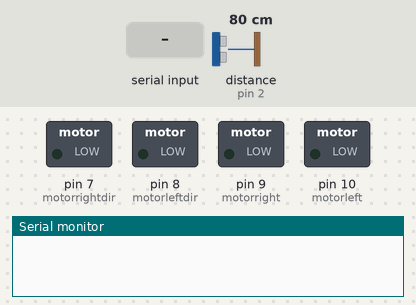
A sketch run on a simulated Arduino Uno, built with avr-gcc and run on an emulated ATmega328P. Parts: switched loads named in the sketch (green lamp = pin HIGH), the last lines printed to the serial monitor. Inputs (shaded band) come from the test bench; at power-on: distance to the obstacle (sensor on pin 2) 80 cm. The echo pulse lasts 58.3 µs per cm; pins used as bus, display or sensor lines are not drawn.

Above: at 1.2 s.
1.3 s: "E" received over Serial
At 2.2 s:
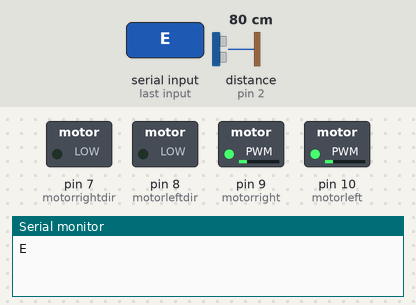
2.8 s: distance to the obstacle (sensor on pin 2) set to 87 cm
At 4.8 s:
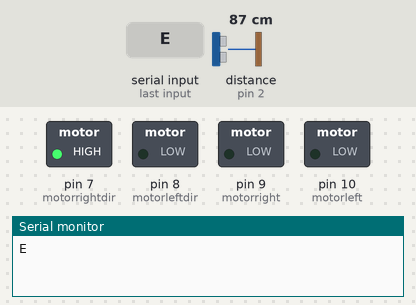
5.8 s: "G" received over Serial
At 10.1 s:
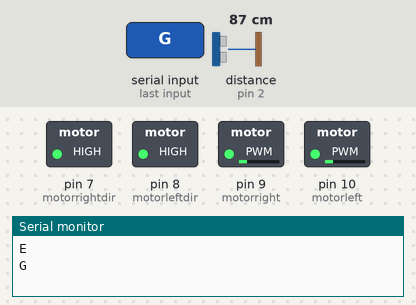
Timing chart, 0 to 13.4 s (numbered marks = the images above; inputs shaded):
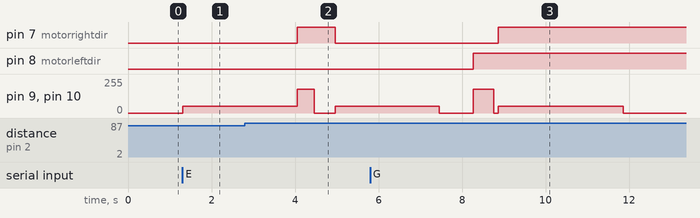

Measured:
- the behaviour switches between 81 and 82 cm on distance to the obstacle (sensor on pin 2) (found by bisection; images 1 and 2)
- after the input at 1.3 s, pin 9 (motorright), pin 10 (motorleft): 0/255 → 50/255 at once
- after the input at 2.8 s, pin 7 (motorrightdir): LOW → HIGH after 1.3 s, → LOW 0.90 s later; pin 9 (motorright), pin 10 (motorleft): 50/255 → 180/255 after 1.3 s, → 0/255 0.40 s later, → 50/255 0.50 s later
- after the input at 5.8 s, pin 7 (motorrightdir): LOW → HIGH after 3.1 s; pin 8 (motorleftdir): LOW → HIGH after 2.5 s

The sketch:

bluetooth_park.ino
```cpp
/*
 * A finite state machine controlling the execution of parallel, forward or reverse parks using the Pololu
 * Zumo rover, a HM-10 bluetooth module and a BLE Joystick app for IOS. This program has been adapted from
 * code used in the Zumo based labs.
 * Author: Chloe Hulme
 * BLE Joystick app (IOS): https://apps.apple.com/us/app/ble-joystick/id1098200556
 */

// defines pins numbers
const int echoPinLeft = 5;
const int trigPinLeft = 6;

const int echoPinFront = 11;
const int trigPinFront = 12;

const int echoPinRight = 2;
const int trigPinRight = 4;

// defines variables
long duration;
int distance;

int motorright = 9;
int motorrightdir  = 7;
int motorleft = 10;
int motorleftdir  = 8;

int right;
int front;
int left;

// parking type
String parking_type = "none";

// states in finite state machine, handled in loop()
enum State {
    STATE_SELECT_PARK_TYPE = 0,
    STATE_EXECUTE_FORWARD,
    STATE_EXECUTE_REVERSE,
    STATE_EXECUTE_PARALLEL
};

// initialise to first state
State state = STATE_SELECT_PARK_TYPE;

void setup() {
  pinMode(motorright, OUTPUT);
  pinMode(motorleft, OUTPUT);
  pinMode(motorrightdir, OUTPUT);
  pinMode(motorleftdir, OUTPUT);

  pinMode(trigPinLeft, OUTPUT);
  pinMode(echoPinLeft, INPUT);
  pinMode(trigPinFront, OUTPUT);
  pinMode(echoPinFront, INPUT);
  pinMode(trigPinRight, OUTPUT);
  pinMode(echoPinRight, INPUT);
  Serial.begin(9600);
}

void loop()
{
  switch(state) {
    case STATE_SELECT_PARK_TYPE:
      select_parking_type();

      if (parking_type == "forward") {
        state = STATE_EXECUTE_FORWARD;
      }
      else if (parking_type == "reverse") {
        state = STATE_EXECUTE_REVERSE;
      }
      else if (parking_type == "parallel") {
        state = STATE_EXECUTE_PARALLEL;
      }
      break;

    case STATE_EXECUTE_FORWARD:
      execute_forward();
      parking_type = "none";
      state = STATE_SELECT_PARK_TYPE;
      break;

    case STATE_EXECUTE_REVERSE:
      execute_reverse();
      parking_type = "none";
      state = STATE_SELECT_PARK_TYPE;
      break;

    case STATE_EXECUTE_PARALLEL:
      execute_parallel();
      parking_type = "none";
      state = STATE_SELECT_PARK_TYPE;
      break;
  }
}

int ultrasonic(int echoPin, int trigPin) {
  digitalWrite(trigPin, LOW);
  delayMicroseconds(2);

  digitalWrite(trigPin, HIGH);
  delayMicroseconds(10);
  digitalWrite(trigPin, LOW);

  duration = pulseIn(echoPin, HIGH);

  distance= duration*0.034/2;
  return distance;
}

// Select parking type by interacting with IOS app
void select_parking_type() {
  Serial.flush();
  while (parking_type == "none") {
    if(Serial.available() > 0) {
       // Read in data sent from connected device
       char data = Serial.read();
       Serial.println(data);

       // Up arrow on right controller in app
       if(data =='E') {
         parking_type = "forward";
       }
       // Down arrow on right controller in app
       if(data =='G') {
         parking_type = "reverse";
       }
       // Left arrow on right controller in app
       if(data =='H') {
         parking_type = "parallel";
       }
     }
  }
}

// execute parking sequence for parallel park
void execute_parallel(){
  bool parked = false;
  while(!parked) {
    right = ultrasonic(echoPinRight,trigPinRight);
    if (right > 60) {
      while (right > 10) {
        move_forward(50);
        right = ultrasonic(echoPinRight,trigPinRight);
        delay(10);
      }
        parallel_park();
        move_stop();
        parked = true;
    }
    else {
      move_forward(50);
    }
  }
}

// parallel park algorithm
void parallel_park() {
  move_stop();
  delay(500);
  turn_left(320);
  delay(500);
  move_backward(50);
  delay(2800);
  move_stop();
  delay(500);
  turn_right(330);
}

// execute sequence for reverse park
void execute_reverse() {
  bool parked = false;
  while(!parked){
    right = ultrasonic(echoPinRight,trigPinRight);
    if (right > 80) {
      delay(800);
      reverse_park_rhs();
      move_stop();
      parked = true;
     }
     else {
        move_forward(50);
     }
  }
}

// reverse park algorithm
void reverse_park_rhs() {
  turn_left(500);
  delay(100);
  move_backward(50);
  delay(3000);
}

// execute sequence for forward park
void execute_forward() {
  bool parked = false;
  while(!parked) {
    right = ultrasonic(echoPinRight,trigPinRight);
    if (right > 80) {
      forward_park_rhs();
      move_stop();
      parked = true;
     }
     else {
        move_forward(50);
     }
  }
}

// forward park algorithm
void forward_park_rhs() {
  delay(1250);
  turn_right(400);
  delay(500);
  move_forward(50);
  delay(2500);
}

void move_forward(int speed)
{
  digitalWrite(motorrightdir, LOW);
  analogWrite(motorright,speed);
  digitalWrite(motorleftdir, LOW);
  analogWrite(motorleft, speed);
}

void move_backward(int speed)
{
  digitalWrite(motorrightdir, HIGH);
  analogWrite(motorright,speed);
  digitalWrite(motorleftdir, HIGH);
  analogWrite(motorleft, speed);
}

void turn_right(int time)
{
  digitalWrite(motorrightdir, HIGH);
  analogWrite(motorright,180);
  digitalWrite(motorleftdir, LOW);
  analogWrite(motorleft, 180);
  delay(time);
  move_stop();
}

void turn_left(int time)
{
  digitalWrite(motorrightdir, LOW);
  analogWrite(motorright,180);
  digitalWrite(motorleftdir, HIGH);
  analogWrite(motorleft, 180);
  delay(time);
  move_stop();
}

void move_stop()
{
  analogWrite(motorright, 0);
  analogWrite(motorleft, 0);
}
```
